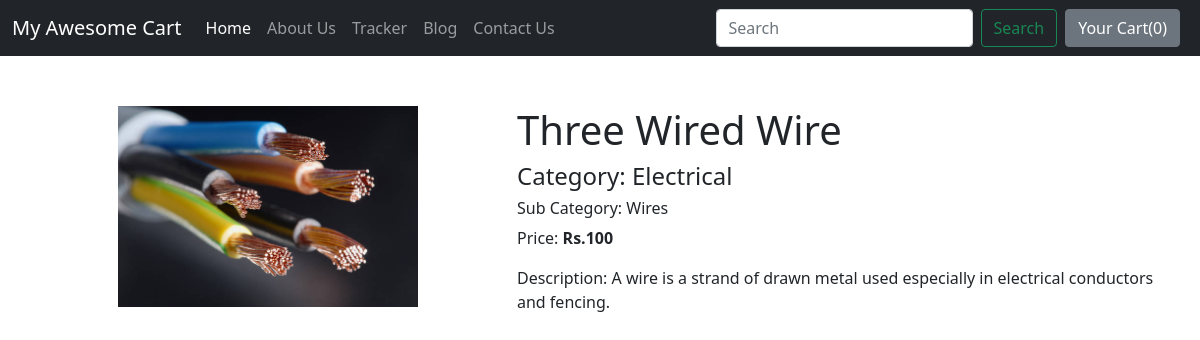
The app's page /shop/productview/12 with its own data.
### shop/models.py (models this page shows, shortened)
class Product(models.Model):
    product_id = models.AutoField(primary_key=True)
    product_name = models.CharField(max_length=50)
    desc = models.CharField(max_length=500)
    pub_date = models.DateField()
    category = models.CharField(max_length=50, default="")
    subcategory = models.CharField(max_length=50, default="")
    price = models.IntegerField(default=0)
    image = models.ImageField(upload_to="shop/images", default="")

### shop/views.py (the view)
# urls.py: path("productview/<int:myid>", views.productView, name="ProductView"),
def productView(request, myid):
    product = Product.objects.filter(product_id=myid)[0]
    params = {"product": product}
    return render(request, "shop/productView.html", params)

### shop/templates/shop/productView.html (shortened to what this page needs)
{% extends 'shop/basic.html' %}
{% block body %}
<div class="container">
     <div class="row">
          <div class="col-md-5">
               <div class="product-image-container">
                    <img src="/media/{{product.image}}" alt="Product id:{{product.product_id}} Image">
               </div>
          </div>
          <div class="col-md-7">
               <div class="product-content">
                    <h1>{{product.product_name}}</h1>
                    <h4>Category: {{product.category}}</h4>
                    <h6>Sub Category: {{product.subcategory}}</h6>
                    <p>Price:<b> Rs.{{product.price}}</b></p>
                    <p>Description: {{product.desc}}</p>
               </div>
          </div>
     </div>
</div>
{% endblock %}

### shop/templates/shop/productView.html (style rules this page uses)
.product-image-container, .product-content { margin-top: 50px; }
.product-image-container { text-align: center; }
.product-image-container img { width: 300px; height: auto; }

### records on screen
Product: image (picture), product_name "Three Wired Wire", category "Electrical", subcategory "Wires", price "100", desc "A wire is a strand of drawn metal used especially in electrical conductors and fencing."
